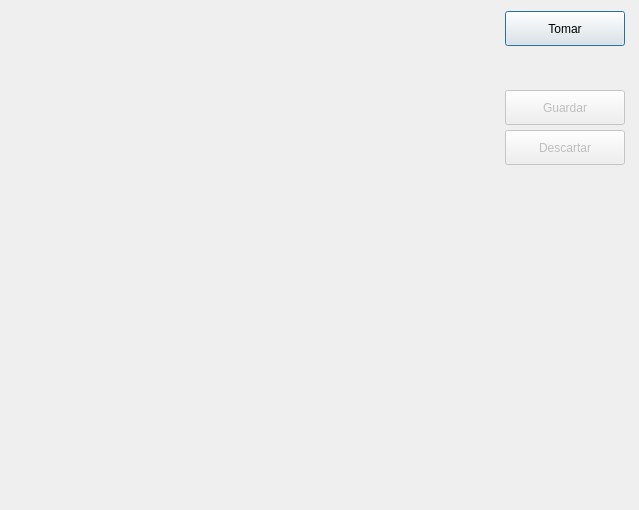
<?xml version="1.0" encoding="UTF-8"?>
<ui version="4.0">
 <class>Dialog</class>
 <widget class="QDialog" name="Dialog">
  <property name="geometry">
   <rect>
    <x>0</x>
    <y>0</y>
    <width>639</width>
    <height>510</height>
   </rect>
  </property>
  <property name="windowTitle">
   <string>Dialog</string>
  </property>
  <widget class="QPushButton" name="tomar">
   <property name="geometry">
    <rect>
     <x>505</x>
     <y>11</y>
     <width>120</width>
     <height>35</height>
    </rect>
   </property>
   <property name="text">
    <string>Tomar</string>
   </property>
  </widget>
  <widget class="QStackedWidget" name="stack">
   <property name="geometry">
    <rect>
     <x>30</x>
     <y>10</y>
     <width>461</width>
     <height>371</height>
    </rect>
   </property>
   <widget class="QWidget" name="page"/>
   <widget class="QWidget" name="page_2"/>
  </widget>
  <widget class="QPushButton" name="salvar">
   <property name="enabled">
    <bool>false</bool>
   </property>
   <property name="geometry">
    <rect>
     <x>505</x>
     <y>90</y>
     <width>120</width>
     <height>35</height>
    </rect>
   </property>
   <property name="text">
    <string>Guardar</string>
   </property>
  </widget>
  <widget class="QPushButton" name="descartar">
   <property name="enabled">
    <bool>false</bool>
   </property>
   <property name="geometry">
    <rect>
     <x>505</x>
     <y>130</y>
     <width>120</width>
     <height>35</height>
    </rect>
   </property>
   <property name="text">
    <string>Descartar</string>
   </property>
  </widget>
 </widget>
 <resources/>
 <connections/>
</ui>
